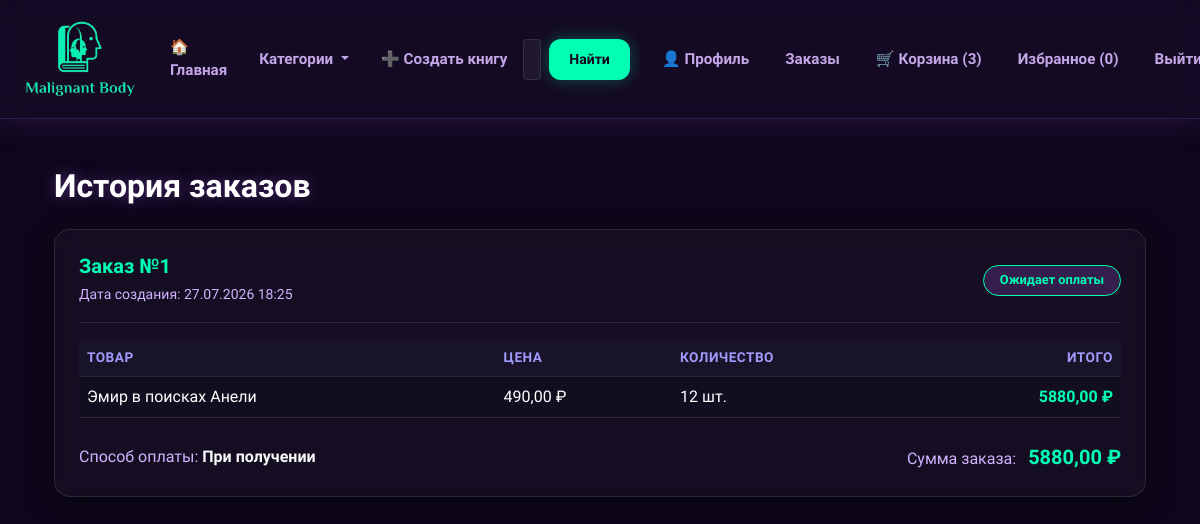
The app's page /orders/cancel/ (signed in), older data.
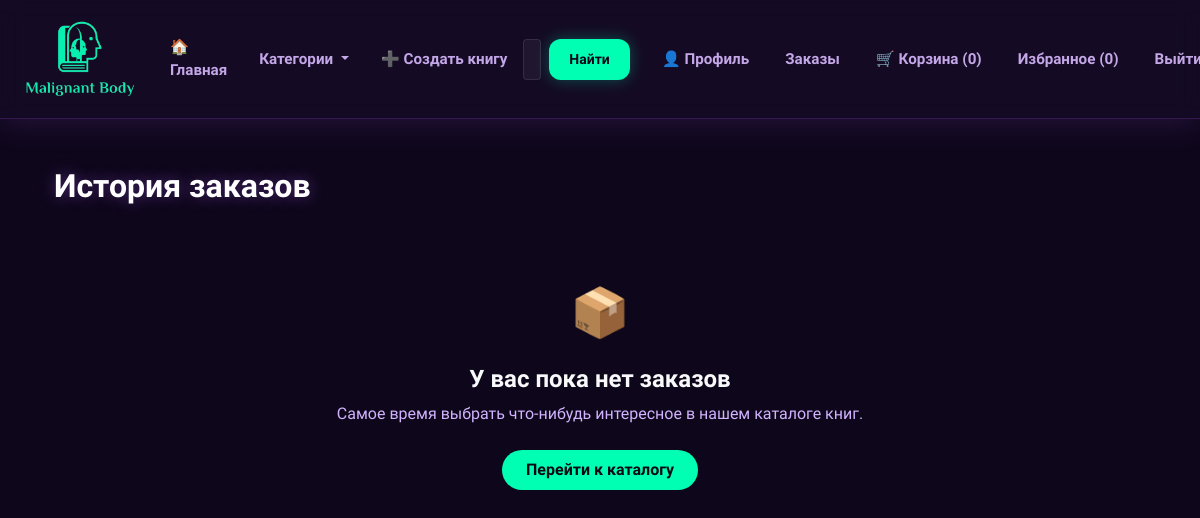
The same page, newer data.
### core/orders/models.py (models this page shows, shortened)
class Order(models.Model):
    STATUS_CHOICES = (
        ('pending', 'Ожидает оплаты'),
        ('paid', 'Оплачен'),
        ('shipped', 'Отправлен'),
        ('delivered', 'Доставлен'),
        ('cancelled', 'Отменён'),
    )
    user = models.ForeignKey(User, on_delete=models.CASCADE, related_name='orders')
    created_at = models.DateTimeField(auto_now_add=True)
    updated_at = models.DateTimeField(auto_now=True)
    status = models.CharField(max_length=20, choices=STATUS_CHOICES, default='pending')
    total_price = models.DecimalField(max_digits=10, decimal_places=2)
    shipping_address = models.TextField()
    phone = models.CharField(max_length=20)
    comment = models.TextField(blank=True, null=True)
    stripe_payment_id = models.CharField(max_length=255, blank=True, null=True)
    class Meta:
        ordering = ['-created_at']

class OrderItem(models.Model):
    order = models.ForeignKey(Order, on_delete=models.CASCADE, related_name='items')
    product = models.ForeignKey(Product, on_delete=models.SET_NULL, null=True)
    quantity = models.PositiveIntegerField()
    price = models.DecimalField(max_digits=10, decimal_places=2)
    @property
    def total_price(self):
        return self.price * self.quantity

### core/shop/models.py (models this page shows, shortened)
class Product(models.Model):
    category = models.ForeignKey(Category, on_delete=models.CASCADE, related_name='products')
    name = models.CharField(max_length=255)
    slug = models.SlugField(max_length=255, unique=True, blank=True)  # <-- разрешаем пустой для авто-генерации
    description = models.TextField()
    price = models.DecimalField(max_digits=10, decimal_places=2)
    discount = models.DecimalField(max_digits=5, decimal_places=2, default=0.00, help_text='Скидка в %')
    stock = models.PositiveIntegerField(default=0)
    available = models.BooleanField(default=True)
    image = models.ImageField(upload_to=product_image_path, blank=True, null=True)
    created_by = models.ForeignKey(User, on_delete=models.SET_NULL, null=True, blank=True, related_name='created_products')  # <-- добавлено
    created_at = models.DateTimeField(auto_now_add=True)
    updated_at = models.DateTimeField(auto_now=True)
    class Meta:
        ordering = ['-created_at']
    @property
    def final_price(self):
        if self.discount > 0:
            return self.price * (1 - Decimal(self.discount) / Decimal(100))
        return self.price

### core/orders/views.py (the view)
# urls.py: path('cancel/', views.order_history, name='cancel'),
@login_required
def order_history(request):
    orders = Order.objects.filter(user=request.user)
    return render(request, 'orders/history.html', {'orders': orders})

### core/cart/context_processors.py (called while the page is built)
def cart_total(request):
    if request.user.is_authenticated:
        cart, _ = Cart.objects.get_or_create(user=request.user)
        return {
            'cart_total_items': cart.total_items,
            'cart_total_price': cart.total_price,
        }
    return {
        'cart_total_items': 0,
        'cart_total_price': 0,
    }

### core/cart/models.py (called while the page is built)
    @property
    def total_price(self):
        return sum(item.total_price for item in self.items.all())

    @property
    def total_items(self):
        return sum(item.quantity for item in self.items.all())

    @property
    def total_price(self):
        return self.product.final_price * self.quantity

### core/shop/context_processors.py (called while the page is built)
def categories_nav(request):
    return {
        'categories': Category.objects.all()
    }

### templates/orders/history.html (shortened to what the changed rows need)
{% extends 'base.html' %}
{% block content %}
<div class="container py-4">
    <h2 class="text-white mb-4 fw-bold" style="font-family: 'Unbounded', sans-serif;">История заказов</h2>
    {% if orders %}
        <div class="row g-4">
            {% for order in orders %}
                <div class="col-12">
                    <div class="card text-light border-0 rounded-4 p-4" style="background: rgba(255, 255, 255, 0.03) !important; border: 1px solid rgba(255, 255, 255, 0.1) !important; backdrop-filter: blur(10px);">
                        <div class="d-flex flex-wrap justify-content-between align-items-center border-bottom pb-3 mb-3" style="border-color: rgba(255, 255, 255, 0.1) !important;">
                            <div>
                                <h5 class="fw-bold mb-1" style="color: #00ffb3;">Заказ №{{ order.id }}</h5>
                                <span class="text-muted small">Дата создания: {{ order.created_at|date:"d.m.Y H:i" }}</span>
                            </div>
                            <div>
                                <span class="badge px-3 py-2 rounded-pill" style="background-color: rgba(0, 255, 179, 0.15); color: #00ffb3; border: 1px solid #00ffb3;">
                                    {{ order.get_status_display|default:"Оформлен" }}
                                </span>
                            </div>
                        </div>
                        <div class="table-responsive">
                            <table class="table table-dark align-middle mb-3" style="background: transparent;">
                                <thead>
                                    <tr class="text-muted small border-bottom" style="border-color: rgba(255, 255, 255, 0.1) !important;">
                                        <th style="background: transparent;">Товар</th>
                                        <th style="background: transparent;">Цена</th>
                                        <th style="background: transparent;">Количество</th>
                                        <th class="text-end" style="background: transparent;">Итого</th>
                                    </tr>
                                </thead>
                                <tbody>
                                    {% for item in order.items.all %}
                                        <tr style="border-color: rgba(255, 255, 255, 0.05);">
                                            <td style="background: transparent;" class="text-light fw-medium">
                                                {{ item.product.name }}
                                            </td>
                                            <td style="background: transparent;" class="text-muted">{{ item.price }} ₽</td>
                                            <td style="background: transparent;" class="text-muted">{{ item.quantity }} шт.</td>
                                            <td style="background: transparent;" class="text-end fw-bold" style="color: #00ffb3;">
                                                <span style="color: #00ffb3;">{{ item.total_price }} ₽</span>
                                            </td>
                                        </tr>
                                    {% endfor %}
                                </tbody>
                            </table>
                        </div>
                        <div class="d-flex flex-wrap justify-content-between align-items-center pt-2 gap-2">
                            <span class="text-muted">Способ оплаты: <strong class="text-light">{{ order.get_payment_method_display|default:"При получении" }}</strong></span>
                            <div class="text-end">
                                <span class="text-muted me-2">Сумма заказа:</span>
                                <span class="fs-5 fw-bold" style="color: #00ffb3;">{{ order.total_price }} ₽</span>
                            </div>
                        </div>
                    </div>
                </div>
            {% endfor %}
        </div>
    {% else %}
        <div class="text-center py-5">
            <div class="mb-3" style="font-size: 3rem;">📦</div>
            <h4 class="text-light fw-bold mb-2">У вас пока нет заказов</h4>
            <p class="text-muted mb-4">Самое время выбрать что-нибудь интересное в нашем каталоге книг.</p>
            <a href="{% url 'shop:product_list' %}" class="btn px-4 py-2 rounded-pill fw-bold" style="background-color: #00ffb3; color: #0b0914; border: none;">
                Перейти к каталогу
            </a>
        </div>
    {% endif %}
</div>
{% endblock %}

Row changes from the older to the newer data that the page shows:
removed Order: id "1", created_at "27.07.2026 18:25", status "Ожидает оплаты", payment_method "При получении", total_price "5880,00"
removed OrderItem: product.name "Эмир в поисках Анели", price "490,00", quantity "12", total_price "5880,00"
Text that changed along with them:
{{ cart_total_items|default:0 }}: "3" → "0"
text now shown: "📦 У вас пока нет заказов Самое время выбрать что-нибудь интересное в нашем каталоге книг. Перейти к каталогу"
